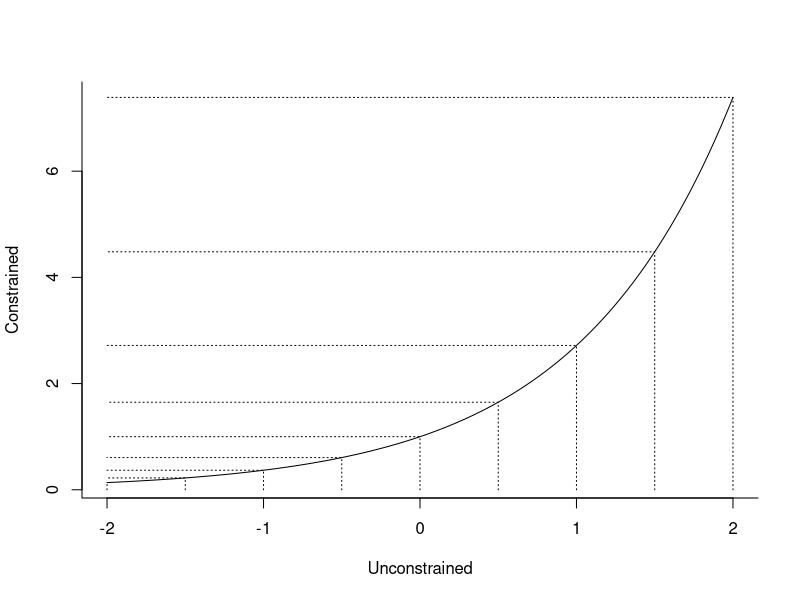

Here is the R script that generated this plot:
curve(exp(x), -2, 2, bty = "l", 
      ylab = "Constrained", xlab = "Unconstrained")

x = c(-2, -1.5, -1, -0.5, 0, 0.5, 1, 1.5, 2)

for(i in 1:length((x))){
  lines(c(x[i], x[i], min(x)), c(0, exp(x[i]), exp(x[i])), lty = 3)
}
